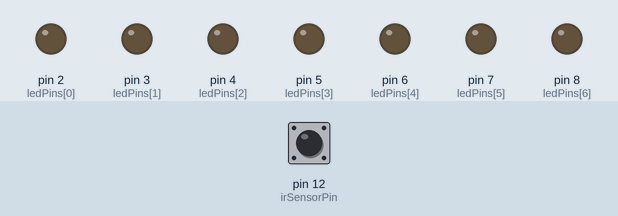
Bench run of a sketch on a simulated Arduino Uno, built with avr-gcc and run on an emulated ATmega328P. Parts: output pins drawn as LEDs (lit = HIGH). Dashed ring = blinking. Inputs (shaded band) come from the test bench; at power-on: pin 12 (irSensorPin) HIGH.

Above: at 1.2 s.
1.3 s: pin 12 (irSensorPin) driven LOW
At 2.5 s:
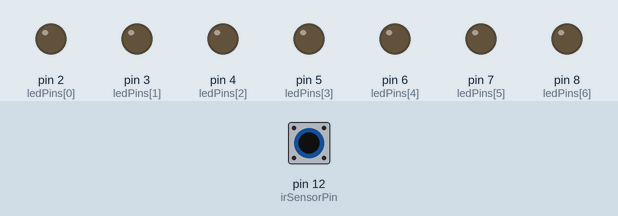
2.8 s: pin 12 (irSensorPin) pulsed HIGH 2 times (0.12 s each, 0.3 s apart)
At 2.97 s:
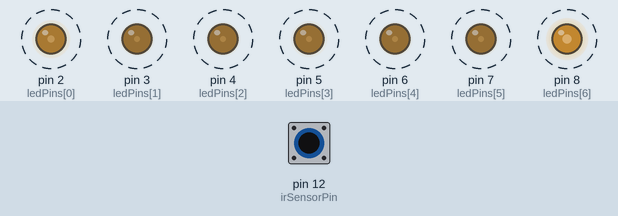
Timing chart, 0 to 5.8 s (numbered marks = the images above; inputs shaded):
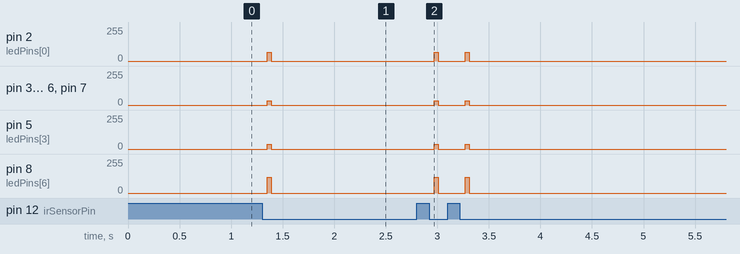

Measured:
- after the input at 1.3 s, pin 2 (ledPins[0]): 0/255 → 67/255 after 0.05 s, → 0/255 0.04 s later; pin 3 (ledPins[1]): 0/255 → 33/255 after 0.05 s, → 0/255 0.04 s later
- after the input at 2.8 s, pin 2 (ledPins[0]): alternates 67/255 for 0.04 s and 0/255 for 0.26 s, 4 changes in all, then stays 0/255, starting after 0.17 s; pin 3 (ledPins[1]): alternates 33/255 for 0.04 s and 0/255 for 0.26 s, 4 changes in all, then stays 0/255, starting after 0.17 s

The sketch:

Code.ino
```cpp
// 5x7 with Bluetooth module
#include <SoftwareSerial.h>
SoftwareSerial bluetooth(9, 10);  // RX = D9, TX = D10

const int ledPins[7] = {2, 3, 4, 5, 6, 7, 8};
const int irSensorPin = 12;

const float columnDelay = 1; // milliseconds
const int LETTER_WIDTH = 5;
const int SPACE = 4;

char receivedMessage[50] = "HELLO";  // Default message
int msgIndex = 0;

const byte font[][7] = {
  // SPACE
  {B00000, B00000, B00000, B00000, B00000, B00000, B00000},

  // A
  {B01110, B10001, B10001, B11111, B10001, B10001, B10001},
  // B
  {B11110, B10001, B10001, B11110, B10001, B10001, B11110},
  // C
  {B01111, B10000, B10000, B10000, B10000, B10000, B01111},
  // D
  {B11110, B10001, B10001, B10001, B10001, B10001, B11110},
  // E
  {B11111, B10000, B10000, B11110, B10000, B10000, B11111},
  // F
  {B11111, B10000, B10000, B11110, B10000, B10000, B10000},
  // G
  {B01111, B10000, B10000, B10111, B10001, B10001, B01111},
  // H
  {B10001, B10001, B10001, B11111, B10001, B10001, B10001},
  // I
  {B11111, B00100, B00100, B00100, B00100, B00100, B11111},
  // J
  {B11111, B00100, B00100, B00100, B10100, B10100, B11100},
  // K
  {B10001, B10010, B10100, B11000, B10100, B10010, B10001},
  // L
  {B10000, B10000, B10000, B10000, B10000, B10000, B11111},
  // M
  {B10001, B11011, B10101, B10001, B10001, B10001, B10001},
  // N
  {B10001, B10001, B11001, B10101, B10011, B10001, B10001},
  // O
  {B01110, B10001, B10001, B10001, B10001, B10001, B01110},
  // P
  {B11110, B10001, B10001, B11110, B10000, B10000, B10000},
  // Q
  {B01110, B10001, B10001, B10001, B10101, B10010, B01101},
  // R
  {B11110, B10001, B10001, B11110, B10100, B10010, B10001},
  // S
  {B01111, B10000, B10000, B01110, B00001, B00001, B11110},
  // T
  {B11111, B00100, B00100, B00100, B00100, B00100, B00100},
  // U
  {B10001, B10001, B10001, B10001, B10001, B10001, B01110},
  // V
  {B10001, B10001, B10001, B10001, B10001, B01010, B00100},
  // W
  {B10001, B10001, B10001, B10001, B10101, B11011, B10001},
  // X
  {B10001, B10001, B01010, B00100, B01010, B10001, B10001},
  // Y
  {B10001, B01010, B00100, B00100, B00100, B00100, B00100},
  // Z
  {B11111, B00001, B00010, B00100, B01000, B10000, B11111}
};

int charToIndex(char c) {
  if (c == ' ') return 0;
  if (c >= 'A' && c <= 'Z') return c - 'A' + 1;
  return 0;
}

void setup() {
  for (int i = 0; i < 7; i++) {
    pinMode(ledPins[i], OUTPUT);
    digitalWrite(ledPins[i], LOW);
  }

  pinMode(irSensorPin, INPUT_PULLUP);
  bluetooth.begin(9600);
}

void loop() {
  // === Bluetooth Reception (Non-blocking) ===
  while (bluetooth.available()) {
    char incoming = bluetooth.read();
    if (incoming == '\n') {
      receivedMessage[msgIndex] = '\0';  // Null-terminate
      msgIndex = 0;
      bluetooth.print("Updated Message: ");
      bluetooth.println(receivedMessage);
    } else {
      if (msgIndex < sizeof(receivedMessage) - 1) {
        receivedMessage[msgIndex++] = toupper(incoming);
      }
    }
  }

  // === IR-triggered display ===
  static bool waitingForIR = true;
  if (waitingForIR && digitalRead(irSensorPin) == LOW) {
    displayMessage(receivedMessage);
    waitingForIR = false;
  }

  if (!waitingForIR && digitalRead(irSensorPin) == HIGH) {
    waitingForIR = true;
  }
}

void displayMessage(const char* msg) {
  for (int i = 0; msg[i] != '\0'; i++) {
    int index = charToIndex(msg[i]);
    byte transposed[LETTER_WIDTH];
    transposeChar(font[index], transposed);

    for (int col = 0; col < LETTER_WIDTH; col++) {
      displayColumn(transposed[col]);
      delay(columnDelay);
    }

    for (int s = 0; s < SPACE; s++) {
      displayColumn(0b0000000);
      delay(columnDelay);
    }
  }
}

void displayColumn(byte rowData) {
  for (int i = 0; i < 7; i++) {
    digitalWrite(ledPins[i], bitRead(rowData, 6 - i));
  }
}

void transposeChar(const byte input[7], byte output[LETTER_WIDTH]) {
  for (int col = 0; col < LETTER_WIDTH; col++) {
    output[col] = 0;
    for (int row = 0; row < 7; row++) {
      bool bit = bitRead(input[row], 4 - col);
      bitWrite(output[col], 6 - row, bit);
    }
  }
}
```
